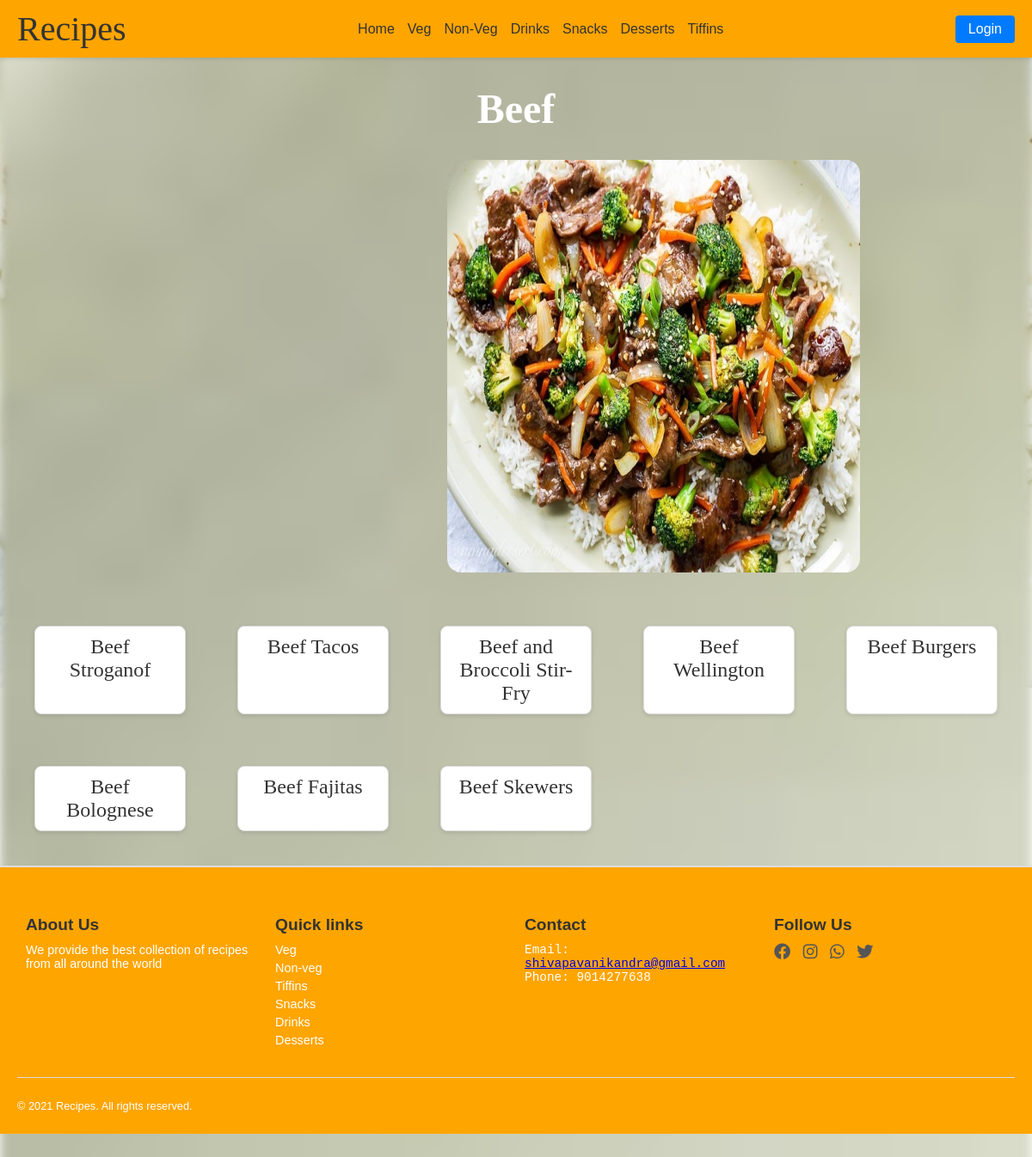
Page /nonveg/Beef/ on the committed database.
### nonveg/models.py (models this page shows, shortened)
class beef(models.Model):
    name = models.CharField(max_length=100)
    image = models.ImageField(upload_to='images/')
    ingrediants = models.TextField()
    description = models.TextField()
    video=models.URLField(null=True,blank=True)

### nonveg/views.py (the view)
# urls.py: path('Beef/',views.Beef,name='Beef'),
def Beef(request):
    beefs=beef.objects.all()
    return render(request,'nonveg/beef.html',{'beefs':beefs})

### template/nonveg/beef.html (shortened to what this page needs)
<!DOCTYPE html>
<html lang="en">
<head>
    <link href="https://cdnjs.cloudflare.com/ajax/libs/font-awesome/6.0.0-beta3/css/all.min.css" rel="stylesheet">
<body>
    <nav>
        <div class="logo">Recipes</div>
        <div class="nav-links">
            <a href="{% url 'ourrecipe1:home' %}">Home</a>
            <div class="has-dropdown">
                <a href="{% url 'ourrecipe1:veg' %}">Veg</a>
            </div>
            <div class="has-dropdown">
                <a href="{% url 'ourrecipe1:nonveg' %}">Non-Veg</a>
            </div>
            <div class="has-dropdown">
                <a href="{% url 'ourrecipe1:drinks' %}">Drinks</a>
            </div>
            <div class="has-dropdown">
                <a href="{% url 'ourrecipe1:snacks' %}">Snacks</a>
            </div>
            <div class="has-dropdown">
                <a href="{% url 'ourrecipe1:dessert' %}">Desserts</a>
            </div>
            <div class="has-dropdown">
                <a href="{% url 'ourrecipe1:tiffins' %}">Tiffins</a>
            </div>
        </div>
        <div class="search-login">
            <button class="login-btn">Login</button>
        </div>
    </nav>
    <h1 id="head">Beef</h1>
    <div><img src="../../static/images/Beef-and-Broccoli-Stir-Fry-3.jpg" alt="" id="img1"></div><br>
    <div class="fastfood-container">
        {% for i in beefs %}
    <a href="{% url 'nonveg:showbeef' i.id %}" class="fastfood-item">{{i.name}}</a>
    {% endfor %}</div>
    <footer>
        <div class="footer-section">
        <h4>About Us</h4>
        <p>We provide the best collection of recipes from all
            around the world</p>
        </div>
        <div class="footer-section">
        <ul>
            <h4>Quick links</h4>
            <a href="{% url 'ourrecipe1:veg' %}" class="quick"><li>Veg</li></a>
            <a href="{% url 'ourrecipe1:nonveg' %}" class="quick"><li>Non-veg</li></a>
            <a href="{% url 'ourrecipe1:tiffins' %}" class="quick"><li>Tiffins</li></a>
            <a href="{% url 'ourrecipe1:snacks' %}" class="quick"><li>Snacks</li></a>
            <a href="{% url 'ourrecipe1:drinks' %}" class="quick"><li>Drinks</li></a>
            <a href="{% url 'ourrecipe1:dessert' %}" class="quick"><li>Desserts</li></a>
        </ul>
        </div>
        <div class="footer-section">
        <h4>Contact</h4>
        <pre>Email:
<a href="#">shivapavanikandra@gmail.com</a>
Phone: 9014277638
        </pre>
        </div>
        <div class="footer-section">
        <h4>Follow Us</h4>
        <a href="#"><i class="fa-brands fa-facebook"></i></a>
        <a href="#"><i class="fa-brands fa-instagram"></i></a>
        <a href="#"><i class="fa-brands fa-whatsapp"></i></a>
        <a href="#"><i class="fa-brands fa-twitter"></i></a>
        </div>
        <hr>
        <p id="f2">&copy; 2021 Recipes. All rights reserved.</p>
    </footer>
</body>
</html>

### template/nonveg/beef.html (style rules this page uses)
body { margin: 0; font-family: Arial, sans-serif; background-image: url(../../static/images/Beef-and-Broccoli-Stir-Fry-3.jpg); background-repeat: no-repeat; background-size: cover; background-position: center; }
body::before { content: ""; position: absolute; top: 0vh; left: 0; right: 0; bottom: -80vh; background-image: inherit; background-size: inherit; background-repeat: inherit; filter: blur(6px); z-index: -1; }
#img1 { position: relative; z-index: 1; }
nav { display: flex; justify-content: space-between; align-items: center; background-color: orange; padding: 10px 20px; box-shadow: 0 2px 4px rgba(0, 0, 0, 0.1); }
.logo { font-size: 2.5rem; font-family: cursive; color: #333; }
.nav-links { display: flex; gap: 15px; }
.nav-links a { text-decoration: none; font-size: 1rem; color: #333; transition: color 0.3s; }
.has-dropdown { position: relative; }
.search-login { display: flex; gap: 10px; align-items: center; }
.login-btn { background-color: #007BFF; color: white; border: none; padding: 7px 15px; border-radius: 4px; font-size: 1rem; cursor: pointer; transition: background-color 0.3s; }
footer { display: flex; flex-wrap: wrap; justify-content: space-between; background-color: orange; padding: 20px; border-top: 2px solid #ddd; }
footer h4 { margin-bottom: 10px; font-size: 1.2rem; color: #333; }
footer p, pre { font-size: 0.9rem; color: white; margin: 5px 0; }
ul { list-style-type: none; padding: 0; margin: 0; }
ul a { text-decoration: none; color: white; font-size: 0.9rem; margin: 5px 0; display: block; }
footer a i { font-size: 1.2rem; color: #555; margin-right: 10px; transition: color 0.3s ease; }
footer hr { width: 100%; border: none; border-top: 1px solid #ddd; margin: 20px 0; }
#f2 { text-align: center; font-size: 0.8rem; color: white; }
.footer-section { flex: 1; min-width: 200px; margin: 10px; }
#img1 { width: 40%; height: 60vh; margin-left: 65vh; border-radius: 2vh; }
#head { font-size: 3rem; font-family: cursive; text-align: center; color: white; }
.fastfood-container { display: grid; grid-template-columns: repeat(auto-fit, minmax(150px, 1fr)); gap: 60px; padding: 40px; max-width: 1200px; margin: 0 auto; }
.fastfood-item { display: block; text-align: center; text-decoration: none; font-family: cursive; font-size: 1.5em; color: #333; background-color: #fff; padding: 10px 15px; border: 1px solid #ddd; border-radius: 8px; box-shadow: 0 2px 5px rgba(0, 0, 0, 0.1); transition: transform 0.2s, box-shadow 0.2s; }

### rows in the picture
beef: name "Beef Stroganof"
beef: name "Beef Tacos"
beef: name "Beef and Broccoli Stir-Fry"
beef: name "Beef Wellington"
beef: name "Beef Burgers"
beef: name "Beef Bolognese"
beef: name "Beef Fajitas"
beef: name "Beef Skewers"
